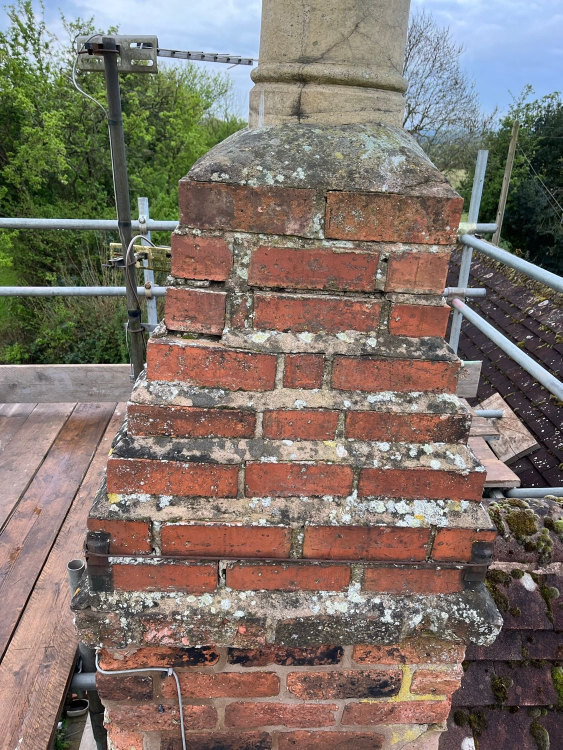
#> input picture rjr-site/images/chimney-before-front.jpg, 1125 x 1500 px (shown at 1/2 size)
$ python build.py
#> lines starting #> are read from the running program, lines starting #| are printed output that depends on the picture
### rjr-site/tools/optimise_images.py
"""Turn the photos in /images into fast, responsive WebP files in site/assets/img.

For every image key in content.IMG it writes:
  {stem}-480/-720/-960.webp          responsive sizes (srcset)
  {stem}-sq.webp                      320px square thumbnail cropped on the focal point
  {stem}-blur.webp                    small pre-blurred copy for hero backgrounds (no CSS filter cost)
  {stem}-og.jpg                       1200px JPEG for social sharing

Returns a manifest: {key: {"w":..., "h":..., "sizes": [...]}} used by build.py for width/height.
Requires Pillow (pip install pillow).
"""
from pathlib import Path

from PIL import Image, ImageFilter, ImageOps


def _focal(pos):
    x, y = (float(v.strip("%")) / 100 for v in pos.split())
    return x, y


def _square(im, size, pos):
    fx, fy = _focal(pos)
    w, h = im.size
    s = min(w, h)
    left = min(max(int(fx * w - s / 2), 0), w - s)
    top = min(max(int(fy * h - s / 2), 0), h - s)
    return im.crop((left, top, left + s, top + s)).resize((size, size), Image.LANCZOS)


def optimise(img_map, src_dir: Path, out_dir: Path):
    out_dir.mkdir(parents=True, exist_ok=True)
    manifest = {}
    for key, (fname, _alt, pos) in img_map.items():
        src = src_dir / fname
        stem = Path(fname).stem
        im = ImageOps.exif_transpose(Image.open(src)).convert("RGB")
#> im is the input picture: PIL image 1125x1500 RGB; mean R, G, B 128.1, 115.4, 106.6
        w, h = im.size
#> w = 1125; h = 1500
        sizes = []
        for target in (480, 720, 960):
            if target > w and sizes:
                continue
            tw = min(target, w)
            th = round(h * tw / w)
            dst = out_dir / f"{stem}-{target}.webp"
            if not dst.exists():
                im.resize((tw, th), Image.LANCZOS).save(dst, "WEBP", quality=66 if target > 480 else 70, method=6)
            sizes.append((target, tw, th))
#> this loop made 3 passes
#> pass 1, in optimise, `im.resize((tw, th), Image.LANCZOS).save(dst, "WEBP", quality=66 if tar..`:
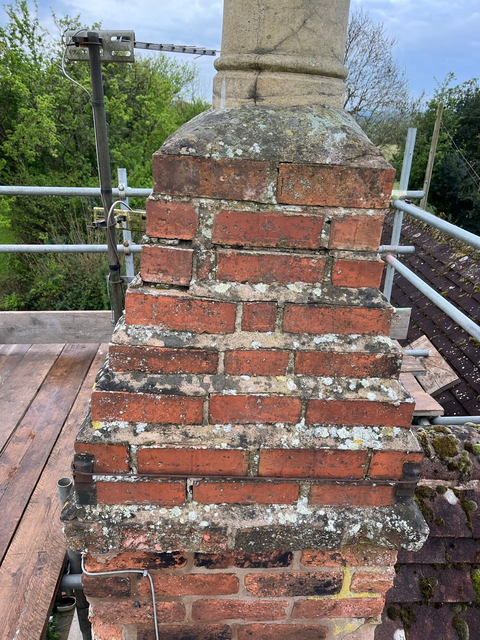
#> saved as chimney-before-front-480.webp: PIL image 480x640 RGB; mean R, G, B 128.1, 115.4, 106.6
#> after the loop, sizes = [(480, 480, 640), (720, 720, 960), (960, 960, 1280)]
        sq = out_dir / f"{stem}-sq.webp"
        if not sq.exists():
            _square(im, 320, pos).save(sq, "WEBP", quality=72, method=6)
#> in _square, `return im.crop((left, top, left + s, top + s)).resize((size, size), Im..`:
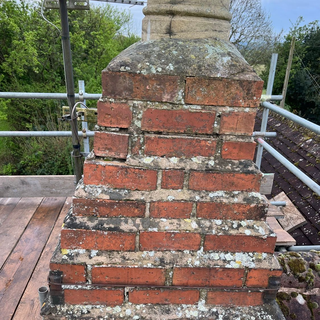
#> returned value: PIL image 320x320 RGB; mean R, G, B 125.3, 112.8, 101.5
        blur = out_dir / f"{stem}-blur.webp"
        if not blur.exists():
            bw = 960
            small = im.resize((bw, round(h * bw / w)), Image.LANCZOS).filter(ImageFilter.GaussianBlur(2.5))
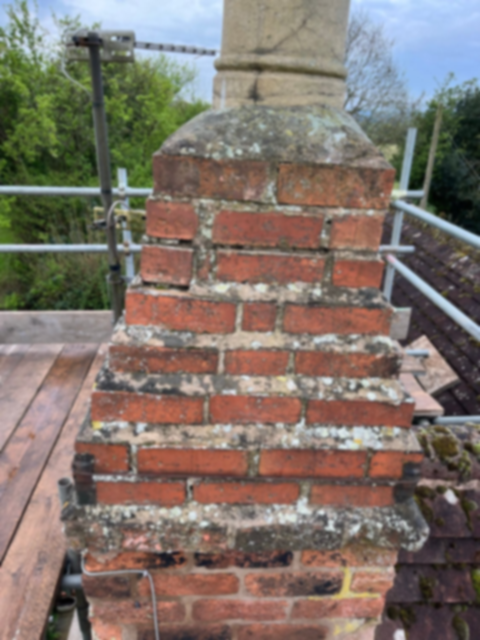
#> small: PIL image 960x1280 RGB (shown at 1/2 size); mean R, G, B 128.1, 115.4, 106.6
            small.save(blur, "WEBP", quality=58, method=6)
        og = out_dir / f"{stem}-og.jpg"
        if not og.exists():
            o = im.copy()
            o.thumbnail((1200, 1200), Image.LANCZOS)
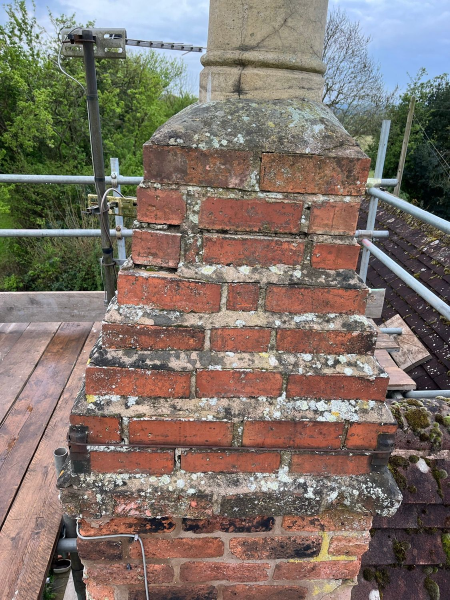
#> o: PIL image 900x1200 RGB (shown at 1/2 size); mean R, G, B 128.1, 115.4, 106.6
            o.save(og, "JPEG", quality=74, optimize=True, progressive=True)
        manifest[key] = {"stem": stem, "w": w, "h": h, "sizes": sizes}
#> pass 2 of the loop in optimise, `for key, (fname, _alt, pos) in img_map.items():`:
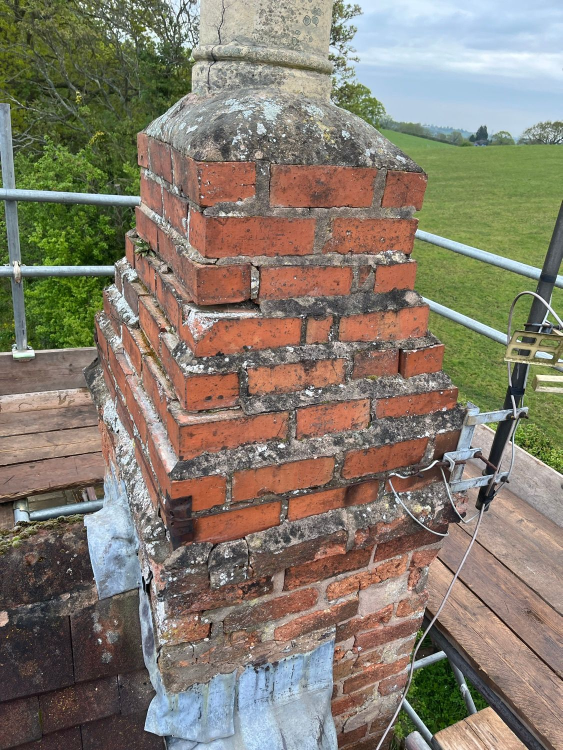
#> input picture rjr-site/images/chimney-before-side.jpg, 1125 x 1500 px (shown at 1/2 size)
#> in optimise, im is the input picture: PIL image 1125x1500 RGB; mean R, G, B 133, 124, 109.6
#> in _square (call 2), `return im.crop((left, top, left + s, top + s)).resize((size, size), Im..`:
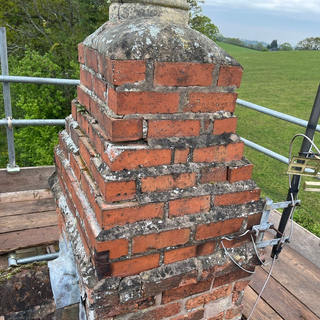
#> returned value: PIL image 320x320 RGB; mean R, G, B 134.2, 122.4, 104.4
#> in optimise, `o.thumbnail((1200, 1200), Image.LANCZOS)`:
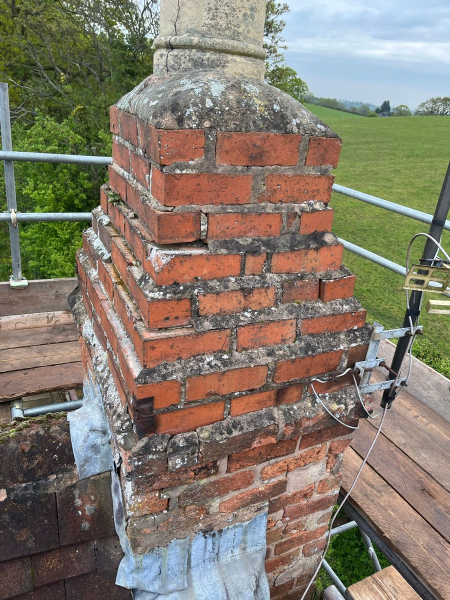
#> o: PIL image 900x1200 RGB (shown at 1/2 size); mean R, G, B 133, 123.9, 109.6
#> pass 3 of the loop in optimise, `for key, (fname, _alt, pos) in img_map.items():`:
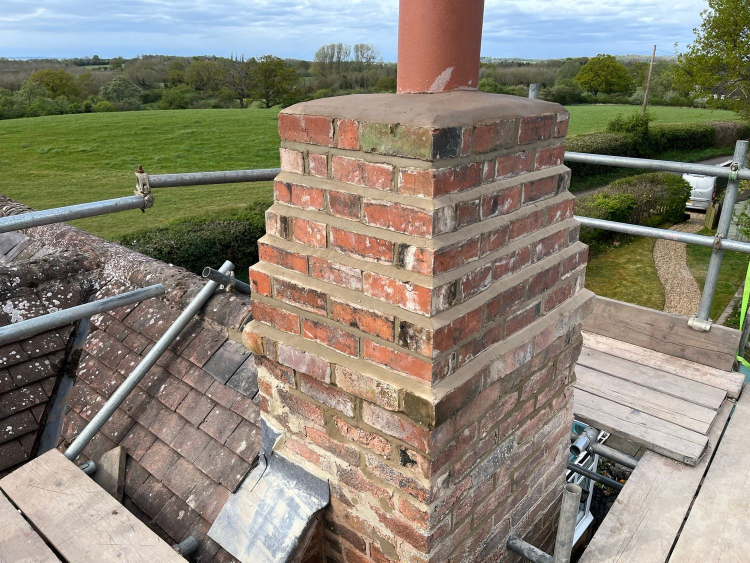
#> input picture rjr-site/images/chimney-after.jpg, 1500 x 1125 px (shown at 1/2 size)
#> in optimise, im is the input picture: PIL image 1500x1125 RGB; mean R, G, B 139.4, 132.5, 117.8
#> after the loop in optimise, `for target in (480, 720, 960):`: sizes = [(480, 480, 360), (720, 720, 540), (960, 960, 720)]
#> in _square (call 3), `return im.crop((left, top, left + s, top + s)).resize((size, size), Im..`:
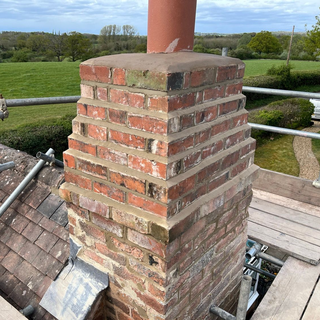
#> returned value: PIL image 320x320 RGB; mean R, G, B 143.7, 133.8, 119.6
#> in optimise, `small = im.resize((bw, round(h * bw / w)), Image.LANCZOS).filter(Image..`:
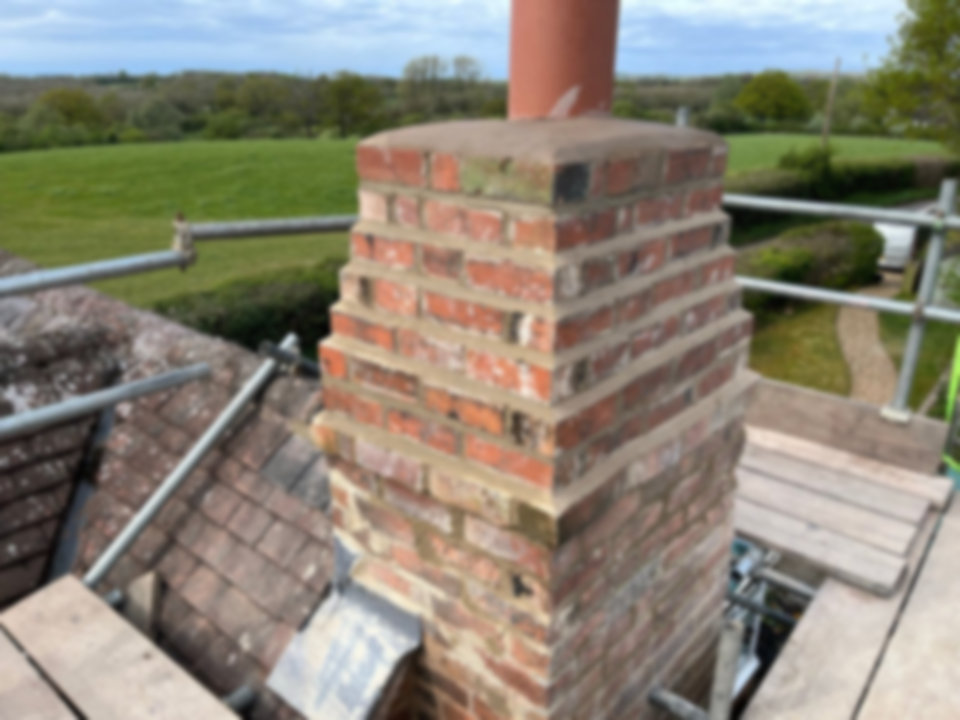
#> small: PIL image 960x720 RGB; mean R, G, B 139.4, 132.5, 117.8
#> o: PIL image 1200x900 RGB
#> the loop made 7 passes; the first 3 are shown
    return manifest

### rjr-site/build.py
#!/usr/bin/env python3
"""Build the RJR Home Improvements static site into ./site

    pip install pillow
    python3 build.py

Content lives in content.py. Styles in static/assets/site.css. Photos in /images.
Every internal URL is written relative, so pages work from any host, sub-folder or file://.
"""
import hashlib
import json
import os
import re
import shutil
from html import escape as e
from pathlib import Path
from urllib.parse import quote

from content import (SITE, ABOUT, TRADES, REVIEWS, QUOTES, IMG, PROJECTS, FEATURES, FEATURE_NOTES,
                     SERVICES, GROUPS, AREAS)
from tools.optimise_images import optimise

ROOT = Path(__file__).parent
OUT = ROOT / "site"
BASE = SITE["url"].rstrip("/")
BIZ = BASE + "/#business"
# DEMO=1 (set in netlify.toml / Cloudflare env) hides every page from search engines. Remove it at launch.
DEMO = os.environ.get("DEMO", "").lower() in ("1", "true", "yes")

SVC = {s["slug"]: s for s in SERVICES + GROUPS}
MATRIX = [s for s in SERVICES if s.get("matrix")]
AREA = {a["slug"]: a for a in AREAS}
import math


def miles_between(p, q):
    """Straight-line distance in miles between two (lat, lng) points."""
    la1, lo1, la2, lo2 = map(math.radians, (p[0], p[1], q[0], q[1]))
    h = math.sin((la2 - la1) / 2) ** 2 + math.cos(la1) * math.cos(la2) * math.sin((lo2 - lo1) / 2) ** 2
    return 2 * 3958.8 * math.asin(math.sqrt(h))


HUB_AREA = "bromsgrove"
FOCUS_AREAS = ["rubery", "rednal"]          # niche areas promoted straight after Bromsgrove
_HUB_GEO = AREA[HUB_AREA]["geo"]
ORDER = [HUB_AREA] + FOCUS_AREAS + sorted((a for a in AREA if a not in [HUB_AREA] + FOCUS_AREAS),
                                          key=lambda slug: miles_between(_HUB_GEO, AREA[slug]["geo"]))
AREAS_O = [AREA[s] for s in ORDER]
REV = {r["id"]: r for r in REVIEWS}
PAGES = []
MANIFEST = {}
VERSION = ""
TEL = "tel:" + SITE["phone_intl"]
FONTS = ("https://fonts.googleapis.com/css2?family=Archivo:wdth,wght@100..125,800..900"
         "&family=IBM+Plex+Mono:wght@500&family=IBM+Plex+Sans:wght@400;600&display=swap")
PROJECT_ROTA = ["extension", "flatroof", "chimney", "fascias", "leadflash"]
# Trades RJR lists but asked not to promote on the site (Oct 2026).
HIDDEN_TRADES = {"Thatched Roof", "Velux / Skylight Window", "Roof Cleaning", "Roof Insulation", "Zinc / Metal Roof"}
REGION = SITE["region_short"]
TITLE_REGION = "Bromsgrove & Surrounding Areas"
AREAS_LABEL = "Bromsgrove & surrounding areas"   # breadcrumb label for /areas/


# [5 lines left out: function from_hub, not called in this run]


def area_tag(a):
    d = from_hub(a)
    return pcs(a) + (" &middot; %s mi" % d.split()[1] if d else " &middot; main area")


# --------------------------------------------------------------------------
# helpers
# --------------------------------------------------------------------------
def fill(s, area=SITE["region_short"], council=SITE["region_councils"]):
    return s.replace("{area}", area).replace("{council}", council)


def pcs(a):
    return ", ".join(a["pcs"])


def ext(url, text, cls=""):
    c = ' class="%s"' % cls if cls else ""
    return '<a%s href="%s" rel="noopener">%s</a>' % (c, e(url), text)


def wa(msg):
    return "https://wa.me/%s?text=%s" % (SITE["whatsapp"], quote(msg))


# [4 lines left out: function quote_btn, not called in this run]


URGENCY = [("emergency", "Emergency: water getting in, or something could fall"), ("urgent", "Urgent: this week"),
           ("soon", "Soon: within a month"), ("quote", "Planning or quote only")]
PROPERTY = ["Terraced", "Semi-detached", "Detached", "Bungalow", "Flat or maisonette", "Commercial", "Other"]
REPLY = ["WhatsApp message", "Phone call"]
WHEN = ["Any time", "Morning", "Afternoon", "Evening"]


# [37 lines left out: functions _options, quote_form, not called in this run]


def call_link(label=None):
    return '<a class="textlink" href="%s">%s</a>' % (TEL, label or "Call " + SITE["phone"])


def asset(name):
    return "/assets/img/" + name


# [10 lines left out: function img, not called in this run]


def thumb(key):
    return '<img class="th" src="%s" width="320" height="320" alt="" loading="lazy" decoding="async">' % asset(MANIFEST[key]["stem"] + "-sq.webp")


def hero_bg(key):
    return ('<div class="hero-bg" aria-hidden="true"><img src="%s" width="960" height="720" alt="" fetchpriority="high" style="object-position:%s"></div>'
            % (asset(MANIFEST[key]["stem"] + "-blur.webp"), IMG[key][2]))


def svc_title(s):
    return e(s["name"]) + ('<span class="tag">Urgent</span>' if s.get("emergency") else "")


def svc_hero(s):
    return s.get("hero", "chim_a")


# --------------------------------------------------------------------------
# structured data
# --------------------------------------------------------------------------
# [23 lines left out: functions business_node, area_circle, not called in this run]


def crumbs_node(url, crumbs):
    return {"@type": "BreadcrumbList", "@id": url + "#breadcrumb", "itemListElement": [
        {"@type": "ListItem", "position": i + 1, "name": n, "item": BASE + p} for i, (n, p) in enumerate(crumbs)]}


def faq_node(url, faqs):
    return {"@type": "FAQPage", "@id": url + "#faq", "mainEntity": [
        {"@type": "Question", "name": q, "acceptedAnswer": {"@type": "Answer", "text": a}} for q, a in faqs]}


# [6 lines left out: function service_node, not called in this run]


# --------------------------------------------------------------------------
# chrome
# --------------------------------------------------------------------------
NAV = [("emergency", "Emergency", "/services/emergency-roof-repairs/"), ("services", "Services", "/services/"),
       ("areas", "Areas", "/areas/"), ("work", "Before &amp; after", "/our-work/"), ("reviews", "Reviews", "/reviews/"),
       ("about", "About", "/about/"), ("contact", "Contact", "/contact/")]


# [78 lines left out: functions header, crumbs_html, cta_band, footer, consent_html, not called in this run]


def mbar(msg):
    return '<nav class="mbar" aria-label="Quick contact"><a class="wa" href="#quote">Get a quote</a><a class="call" href="%s">Call</a></nav>' % TEL


# [96 lines left out: functions page, relativise, band, not called in this run]


def toc(items):
    return '<nav class="toc" aria-label="On this page"><div class="wrap"><ol>%s</ol></div></nav>' % "".join(
        '<li><a href="#%s">%s</a></li>' % (i, e(t)) for i, t in items)


def kv(rows):
    return '<dl class="kv">%s</dl>' % "".join("<dt>%s</dt><dd>%s</dd>" % r for r in rows)


def ruled(items):
    return '<ul class="ruled">%s</ul>' % "".join("<li>%s</li>" % e(i) for i in items)


def defs(pairs):
    return '<dl class="defs">%s</dl>' % "".join("<div><dt>%s</dt><dd>%s</dd></div>" % (e(a), e(b)) for a, b in pairs)


def steps(pairs):
    return '<ol class="steps">%s</ol>' % "".join("<li><div><b>%s</b><p>%s</p></div></li>" % (e(a), e(b)) for a, b in pairs)


# [4 lines left out: function spec, not called in this run]


def callout(label, text):
    return '<div class="callout"><p class="label"><span>%s</span></p><p>%s</p></div>' % (label, e(text))


def qa_list(pairs):
    return '<div class="qa">%s</div>' % "".join("<div><h3>%s</h3><p>%s</p></div>" % (e(q), e(a)) for q, a in pairs)


# [60 lines left out: functions faq_html, pull, figure, project_html, review_html, score_html and 1 more, not called in this run]


def areas_list(rows):
    return '<div class="areas">%s</div>' % "".join('<a href="%s"><span class="n">%s</span><span class="p">%s</span></a>' % (u, e(n), p) for n, p, u in rows)


# [17 lines left out: functions page_hero, base_facts, not called in this run]


def near_line():
    links = " &middot; ".join('<a href="/areas/%s/">%s</a>' % (a["slug"], e(a["name"])) for a in AREAS_O[1:7])
    return 'Also covering %s <a href="/areas/">and more &rarr;</a>' % links


# [196 lines left out: functions areas_block, ticker, emergency_block, build_home, service_body, hub_title and 3 more, not called in this run]


def area_notes(a, s):
    notes = FEATURE_NOTES.get(s["slug"], {})
    return [notes[f] for f in a["features"] if f in notes]


# [306 lines left out: functions build_area, build_area_service, build_areas_index, build_work, build_reviews, build_about and 6 more, not called in this run]


def main():
    global MANIFEST, VERSION
    if OUT.exists():
        shutil.rmtree(OUT)
    shutil.copytree(ROOT / "static", OUT)
    MANIFEST = optimise(IMG, ROOT / "images", OUT / "assets" / "img")
    h = hashlib.md5()
    for f in ("site.css", "consent.js", "quote.js"):
        h.update((OUT / "assets" / f).read_bytes())
    VERSION = h.hexdigest()[:8]
    build_home()
    build_services_index()
    for s in SERVICES:
        build_service(s)
    for g in GROUPS:
        build_group(g)
    build_areas_index()
    for i, a in enumerate(AREAS_O):
        build_area(a, i)
        for s in MATRIX:
            build_area_service(a, s, i)
    build_work()
    build_reviews()
    build_about()
    build_legal()
    build_contact()
    build_sitemap_page()
    build_404()
    write_meta()
    print("Built %d pages into %s" % (len(PAGES), OUT))
    print("DEMO MODE: every page is noindex and robots.txt blocks crawlers. Remove DEMO=1 at launch." if DEMO
          else "LIVE MODE: pages are indexable at %s" % BASE)


if __name__ == "__main__":
#> (the run stopped early here; a loop or call above may not have finished)
